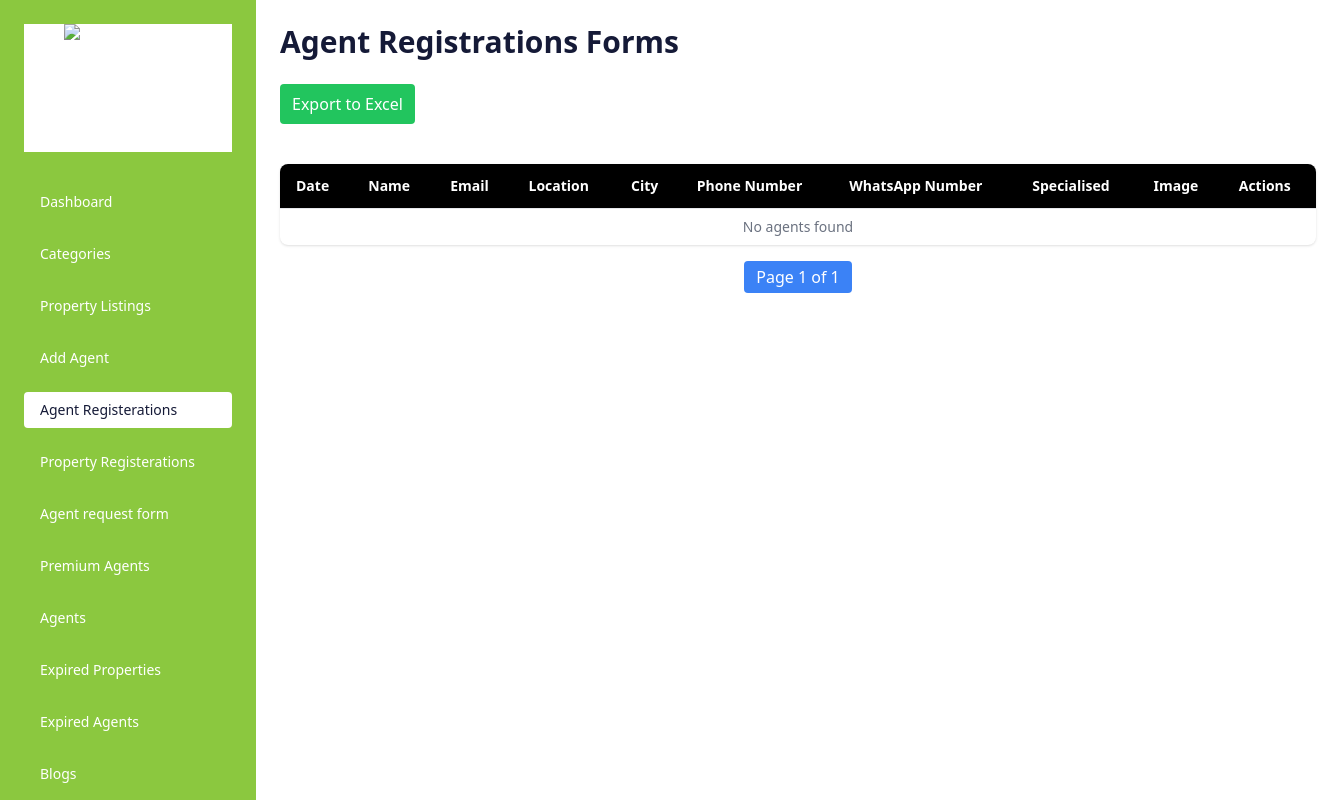
Before: /admin_panel/admin_agent_reg (signed in) with the older database file.
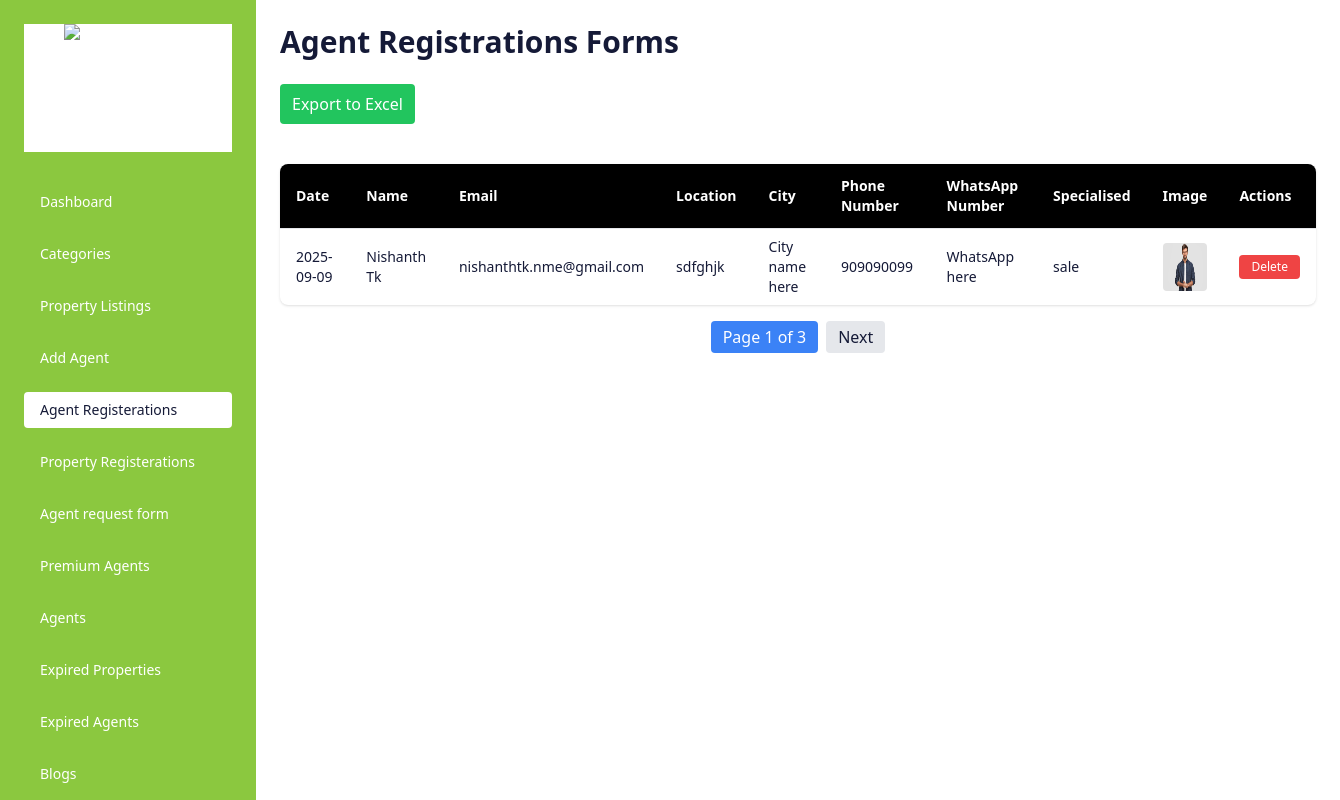
After: the same page with the newer database file.
### developer/models.py (models this page shows, shortened)
class AgentForm(models.Model):
    name = models.CharField(max_length=100)
    email = models.CharField(max_length=50, null=True, blank= True)
    address = models.TextField()
    phone_number = models.CharField(max_length=12)
    Dealings = models.CharField(max_length=100)
    image = models.ImageField(upload_to='agent-image')
    created_at = models.DateTimeField(auto_now_add=True)

### developer/views.py (the view)
# urls.py: path('admin_agent_reg', views.admin_agent_reg, name="agent_reg"),
@never_cache
@user_passes_test(superuser_required, login_url='superuser_login_view')
def admin_agent_reg(request):
    agent_list = AgentForm.objects.all().order_by("-created_at")  # latest first
    paginator = Paginator(agent_list, 1)  # paginate (2 per page for testing)
    page_number = request.GET.get("page")
    page_obj = paginator.get_page(page_number)
    return render(request, 'admin_agentsregisterations.html', {'page_obj': page_obj})

### developer/views.py (called while the page is built)
def superuser_required(user):
    return user.is_authenticated and user.is_superuser

### developer/templates/admin_agentsregisterations.html (shortened to what the changed rows need)
{% load static %}
<!DOCTYPE html>
<html lang="en">
<head>
  <script src="https://cdn.tailwindcss.com"></script>
</head>
<body class="bg-white text-[#151a37] font-sans">
  <div class="flex min-h-screen">
<main class="ml-64 p-6 w-full">
  <h1 class="text-3xl font-bold mb-6">Agent Registrations Forms</h1>
  <div class="overflow-x-auto bg-white rounded-lg shadow">
    <table class="min-w-full divide-y divide-gray-200 text-sm">
      <thead class="bg-black text-left text-white">
        <tr>
          <th class="px-4 py-3">Date</th>
          <th class="px-4 py-3">Name</th>
          <th class="px-4 py-3">Email</th>
          <th class="px-4 py-3">Location</th>
          <th class="px-4 py-3">City</th>
          <th class="px-4 py-3">Phone Number</th>
          <th class="px-4 py-3">WhatsApp Number</th>
          <th class="px-4 py-3">Specialised</th>
          <th class="px-4 py-3">Image</th>
          <th class="px-4 py-3">Actions</th>
        </tr>
      </thead>
      <tbody class="divide-y divide-gray-200">
        {% for agent in page_obj %}
        <tr>
          <td class="px-4 py-2">{{ agent.created_at|date:"Y-m-d" }}</td>
          <td class="px-4 py-2">{{ agent.name }}</td>
          <td class="px-4 py-2">{{ agent.email }}</td>
          <td class="px-4 py-2">{{ agent.address }}</td>
          <td class="px-4 py-2">City name here</td>
          <td class="px-4 py-2">{{ agent.phone_number }}</td>
          <td class="px-4 py-2">WhatsApp here</td>
          <td class="px-4 py-2">{{ agent.Dealings }}</td>
          <td class="px-4 py-2">
            <a href="{{ agent.image.url }}" download="{{ agent.image.url }}"><img src="{{ agent.image.url }}" alt="{{ agent.name }}" class="h-12 w-12 rounded"  ></a>
          </td>
          <td class="px-4 py-2 text-center">
            <form action="{% url 'delete_agent_reg' agent.id %}" method="post" style="display:inline;">
              <button type="submit"
                class="bg-red-500 text-white px-3 py-1 rounded hover:bg-red-600 text-xs"
                onclick="return confirm('Are you sure you want to delete this agent?')">
                Delete
              </button>
            </form>
          </td>
        </tr>
        {% empty %}
        <tr>
          <td colspan="10" class="px-4 py-2 text-center text-gray-500">No agents found</td>
        </tr>
        {% endfor %}
      </tbody>
    </table>
  </div>
  <div class="flex justify-center mt-4 space-x-2">
    <span class="px-3 py-1 bg-blue-500 text-white rounded">
      Page {{ page_obj.number }} of {{ page_obj.paginator.num_pages }}
    </span>
    {% if page_obj.has_next %}
      <a href="?page={{ page_obj.next_page_number }}" class="px-3 py-1 bg-gray-200 rounded hover:bg-gray-300">Next</a>
    {% endif %}
  </div>
</main>
</div>
</body>
</html>

Changed rows visible on the page:
added AgentForm: created_at "2025-09-09", name "Nishanth Tk", email "nishanthtk.nme@gmail.com", address "sdfghjk", phone_number "909090099", Dealings "sale", image (picture)
Other visible differences:
{{ page_obj.paginator.num_pages }}: "1" → "3"
text no longer shown: "No agents found"
text now shown: "Next"
